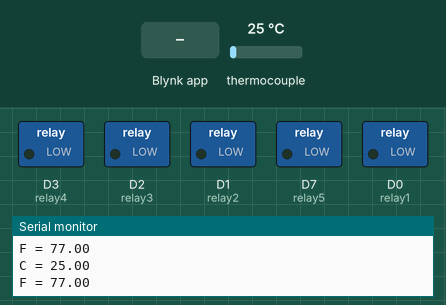
Simulated run of this sketch. Board: ESP8266 (NodeMCU). Shown: switched loads named in the sketch (green lamp = pin HIGH), the last lines printed to the serial monitor. The test bench sets the inputs (shaded band); at power-on: thermocouple 25 °C. WiFi joins after 1.5 s; servers stay silent unless stated.

Above: at 3.0 s.
3.1 s: Blynk app writes 1 to V2
At 5.0 s:
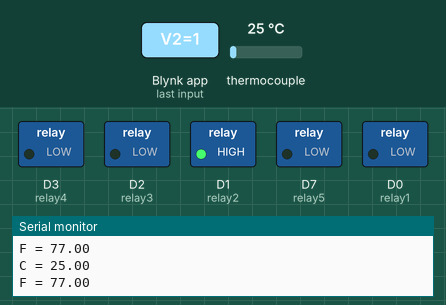
5.3 s: Blynk app writes 1 to V3
At 6.9 s:
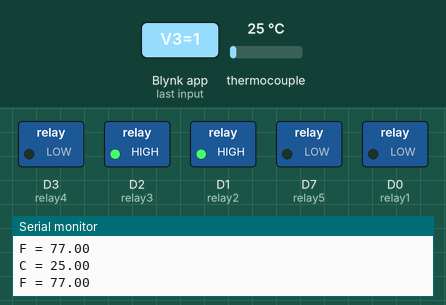
7.3 s: thermocouple set to 62 °C
9.0 s: thermocouple set to 70 °C
At 10.5 s:
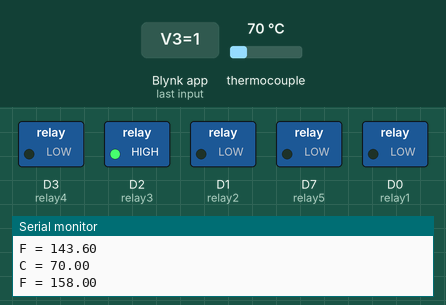
11.3 s: Blynk app writes 1 to V0
At 12.2 s:
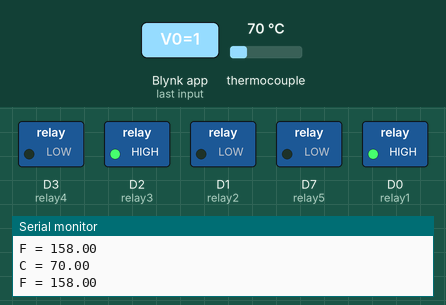
Timing chart, 0 to 14.3 s (numbered marks = the images above; inputs shaded):
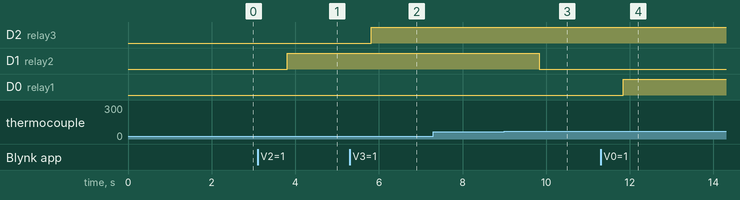

Measured:
- the behaviour switches between 65 and 66 °C on thermocouple (found by bisection; images 2 and 3)
- after the input at 3.1 s, D1 (relay2): LOW → HIGH after 0.71 s
- after the input at 5.3 s, D2 (relay3): LOW → HIGH after 0.52 s
- after the input at 9.0 s, D1 (relay2): HIGH → LOW after 0.83 s
- after the input at 11.3 s, D0 (relay1): LOW → HIGH after 0.54 s

The sketch:

RELAYtesting.ino
```cpp
#define BLYNK_PRINT Serial
#include <ESP8266WiFi.h> //WIFI HARUS ON
#include <BlynkSimpleEsp8266.h>

#define BLYNK_TEMPLATE_ID "TMPL6LDzOd0GO"
#define BLYNK_TEMPLATE_NAME "CONTROLLER"
#define BLYNK_AUTH_TOKEN "dNiuTk5rYhJ_MZfBepVypLb-XgSIO6x-"

char auth[] = "dNiuTk5rYhJ_MZfBepVypLb-XgSIO6x-";
char ssid[] = "BOGOR PRIDE";
char pass[] = "mylord1010";

BlynkTimer timer;

int thermoDO = 4;
int thermoCS = 5;
int thermoCLK = 6;

#define thermoDO D4
#define thermoCS D5
#define thermoCLK D6

#include "max6675.h"
MAX6675 thermocouple (thermoCLK, thermoCS, thermoDO);

#define relay1 D0
#define relay2 D1
#define relay3 D2
#define relay4 D3
#define relay5 D7

BLYNK_WRITE(V2){
  bool value2 = param.asInt();
  if(value2 == 1){
    digitalWrite(relay2, HIGH);
    Blynk.virtualWrite(V6, HIGH);
  }else{
    digitalWrite(relay2, LOW);
    Blynk.virtualWrite(V6, LOW);
  }
}

BLYNK_WRITE(V3){
  bool value3 = param.asInt();
  if(value3 == 1){
    digitalWrite(relay3, HIGH);
    Blynk.virtualWrite(V7, HIGH);
  }else{
    digitalWrite(relay3, LOW);
    Blynk.virtualWrite(V7, LOW);
  }
}

BLYNK_WRITE(V0) {
  bool value1 = param.asInt();
  bool value2 = param.asInt();
  bool value3 = param.asInt();
  if (value1 == 1) {
    digitalWrite(relay1, HIGH); // relay air kran ke wadah air
    Blynk.virtualWrite(V5, HIGH);
    delay(5000); // waktunya hanya contoh dan bisa di ubah
    digitalWrite(relay1, LOW);
    Blynk.virtualWrite(V0, LOW); // mengirim sinyal ke blynk agar sinkron
    Blynk.virtualWrite(V5, LOW);
  }
  if(value1 == 1){
    digitalWrite(relay2, HIGH); // relay water heater, relay akan OFF berdasarkan sensor suhu jika >= 80c
    Blynk.virtualWrite(V6, HIGH);
    Blynk.virtualWrite(V0, HIGH);
    Blynk.logEvent("suhu", "Air sedang dipanaskan. Hindari Kontak Langsung, Benda PANAS");
  }
  if(value1 == 1){
    digitalWrite(relay3, HIGH); // relay valve air panas ke mixer
    Blynk.virtualWrite(V7, HIGH);
    Blynk.virtualWrite(V0, HIGH);
    delay(3000); // waktu ini butuh observasi lanjutan. Butuh berapa detik untuk setiap berapa ML. Soalnya air tidak boleh terlalu banyak karena bisa merusak adonan bahan briket
    digitalWrite(relay3, LOW);
    Blynk.virtualWrite(V7, LOW);
    Blynk.virtualWrite(V0, LOW);
  }
}

BLYNK_WRITE(V8){
  bool value5 = param.asInt();
  if(value5 == 1){
    digitalWrite(relay5, HIGH);
  }else{
    digitalWrite(relay5, LOW);
  }
}

// BLYNK_WRITE(V2) {
//   bool value2 = param.asInt();
//   if (value2 == 1) {
//     digitalWrite(relay2, HIGH);
//     // delay(10000); // Butuh riset, berapa ML air bisa didapatkan jika dalam waktu per 1 sec. Takutnya airnya kebanyakan saat diolah krn dpt merusak adonan briket.
//     // digitalWrite(relay2, LOW);
//     // Blynk.virtualWrite(V2, LOW);
//   }
//   else{
//     digitalWrite(relay2, LOW);
//     Blynk.virtualWrite(V2, LOW);
//   }
// }

void setup()
{
  // thermocouple.begin();
  timer.setInterval (2500L, sendSensor);

  pinMode (relay1, OUTPUT);
  pinMode (relay2, OUTPUT);
  pinMode (relay3, OUTPUT);
  pinMode (relay4, OUTPUT);
  pinMode (relay5, OUTPUT);

  // digitalWrite(relay1, HIGH);
  // digitalWrite(relay2, HIGH);
  // digitalWrite(relay3, HIGH);
  // digitalWrite(relay4, HIGH);

  Serial.begin(9600);

  Blynk.begin(auth, ssid, pass, "blynk.cloud", 80);
}

void loop()
{
  BLYNK_WRITE(V0);
  float s = thermocouple.readCelsius();
  Serial.print("C = ");
  Serial.println(thermocouple.readCelsius());
  if(thermocouple.readCelsius() > 65.00){ // Ini contoh suhu sementara, nanti bisa diubah menjadi 80c
    digitalWrite(relay2, LOW);
    Blynk.virtualWrite(V2, LOW);
    Blynk.virtualWrite(V6, LOW);
    Blynk.virtualWrite(V0, LOW);
    Blynk.logEvent("suhu", "Air Panas Anda Sudah Siap"); // AKAN MENGIRIM NOTIFIKASI
    // digitalWrite(relay3, HIGH);
    // Blynk.virtualWrite(V7, HIGH);
    // Blynk.virtualWrite(V0, HIGH);
    // delay(3000);
    // digitalWrite(relay3, LOW);
    // Blynk.virtualWrite(V7, LOW);
    // Blynk.virtualWrite(V0, LOW);
  }

  Serial.print("F = ");// sebenarnya F tidak terlalu dibutuhkan karena sudah ada C
  Serial.println(thermocouple.readFahrenheit());
  delay(1000);

  Blynk.run();
  timer.run();
}
void sendSensor(){//syntax pengiriman value sensor
  float s = thermocouple.readCelsius();
  if(isnan(s)){
    Serial.println("FAILED");
    return;
  }
  Blynk.virtualWrite(V1, s);
}
```
